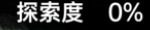
#> input picture test_exploration_text.png, 150 x 30 px
$ python -i minimap_analyzer.py   (imports and definitions only)
#> lines starting #> are read from the running program, lines starting #| are printed output that depends on the picture; after the words box and inside, x2 and y2 are one past the last pixel; in counts of white or black regions, pixels touching at a corner belong together
### src/core/logger.py
"""
日志系统
"""
import logging
import colorlog
from pathlib import Path
from typing import Optional


def setup_logger(
    name: str = "auto_farming",
    level: str = "INFO",
    log_file: Optional[str] = None,
    console: bool = True
) -> logging.Logger:
    """
    设置日志系统

    Args:
        name: 日志名称
        level: 日志级别
        log_file: 日志文件路径
        console: 是否输出到控制台

    Returns:
        Logger实例
    """
    logger = logging.getLogger(name)
    logger.setLevel(getattr(logging, level.upper()))

    # 清除已有的处理器
    logger.handlers.clear()

    # 日志格式
    log_format = '%(asctime)s - %(name)s - %(levelname)s - %(message)s'
    date_format = '%Y-%m-%d %H:%M:%S'

    # 控制台输出（带颜色）
    if console:
        console_handler = colorlog.StreamHandler()
        console_handler.setFormatter(
            colorlog.ColoredFormatter(
                '%(log_color)s%(asctime)s - %(name)s - %(levelname)s - %(message)s',
                datefmt=date_format,
                log_colors={
                    'DEBUG': 'cyan',
                    'INFO': 'green',
                    'WARNING': 'yellow',
                    'ERROR': 'red',
                    'CRITICAL': 'red,bg_white',
                }
            )
        )
        logger.addHandler(console_handler)

    # 文件输出
    if log_file:
        log_path = Path(log_file)
        log_path.parent.mkdir(parents=True, exist_ok=True)

        file_handler = logging.FileHandler(log_file, encoding='utf-8')
        file_handler.setFormatter(
            logging.Formatter(log_format, datefmt=date_format)
        )
        logger.addHandler(file_handler)

    return logger


def get_logger(name: str = "auto_farming") -> logging.Logger:
    """
    获取日志实例

    Args:
        name: 日志名称

    Returns:
        Logger实例
    """
    logger = logging.getLogger(name)
    if not logger.handlers:
        # 如果没有配置，使用默认配置
        return setup_logger(name)
    return logger

### src/map_navigation/minimap_analyzer.py
"""
小地图分析模块

用于分析小地图，识别未探索区域，引导角色移动
"""
import cv2
import numpy as np
from PIL import Image
from typing import Optional, Tuple
from src.core.logger import get_logger

logger = get_logger(__name__)


class MinimapAnalyzer:
    """小地图分析器"""

    def __init__(self):
        """初始化小地图分析器"""
        # 阈值配置
        self.dark_threshold = 80  # 暗色区域阈值（未探索）
        self.obstacle_threshold = 30  # 障碍物阈值（纯黑色）
        self.min_unexplored_area = 50  # 最小未探索区域面积（像素）

    def detect_unexplored_areas(self, minimap_img: Image.Image) -> Optional[Tuple[int, int]]:
        """
        检测小地图上的未探索区域

        Args:
            minimap_img: 小地图图像（PIL Image）

        Returns:
            未探索区域的质心坐标 (x, y)，如果没有未探索区域则返回 None
        """
        try:
            # 转换为numpy数组
            img_array = np.array(minimap_img)

            # 转换为灰度图
            if len(img_array.shape) == 3:
                gray = cv2.cvtColor(img_array, cv2.COLOR_RGB2GRAY)
            else:
                gray = img_array

            # 阈值分割：识别暗色区域（未探索）
            # 暗色区域的灰度值较低，但不是纯黑色（障碍物）
            _, dark_areas = cv2.threshold(gray, self.dark_threshold, 255, cv2.THRESH_BINARY_INV)
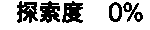
#> dark_areas: shape (30, 150); 73% white; 6 black regions, box (x1, y1, x2, y2) and area: (62, 1, 83, 23) 314, (40, 1, 60, 23) 302, (17, 1, 38, 23) 299, (109, 2, 122, 22) 137, (123, 2, 139, 22) 109, (134, 12, 143, 22) 56

            # 排除纯黑色区域（障碍物）
            _, obstacles = cv2.threshold(gray, self.obstacle_threshold, 255, cv2.THRESH_BINARY_INV)
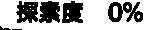
#> obstacles: shape (30, 150); 65.9% white; 6 black regions (1 under 20 px), largest, box (x1, y1, x2, y2) and area: (108, 2, 143, 22) 405, (39, 1, 60, 23) 372, (62, 1, 83, 23) 363, (16, 1, 38, 23) 361, (0, 26, 11, 30) 22
            unexplored = cv2.bitwise_and(dark_areas, cv2.bitwise_not(obstacles))
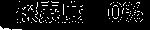
#> unexplored: shape (30, 150); 7% white in thin lines or dots

            # 形态学操作：去除噪点
            kernel = np.ones((3, 3), np.uint8)
            unexplored = cv2.morphologyEx(unexplored, cv2.MORPH_OPEN, kernel)
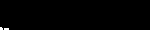
#> unexplored: shape (30, 150); 0.4% white; 2 white regions (2 under 20 px)
            unexplored = cv2.morphologyEx(unexplored, cv2.MORPH_CLOSE, kernel)
#> unexplored: shape (30, 150); 0.44% white; 1 white region, box (x1, y1, x2, y2) and area: (0, 27, 9, 30) 20

            # 计算未探索区域的面积
            unexplored_area = np.sum(unexplored > 0)
#> unexplored_area = 20

            if unexplored_area < self.min_unexplored_area:
                logger.debug(f"未探索区域面积过小: {unexplored_area} < {self.min_unexplored_area}")
                return None

            # 计算未探索区域的质心
            moments = cv2.moments(unexplored)
            if moments['m00'] > 0:
                cx = int(moments['m10'] / moments['m00'])
                cy = int(moments['m01'] / moments['m00'])
                logger.debug(f"检测到未探索区域质心: ({cx}, {cy}), 面积: {unexplored_area}")
                return (cx, cy)

            return None

        except Exception as e:
            logger.error(f"检测未探索区域失败: {e}", exc_info=True)
            return None

    # [85 lines left out: functions calculate_direction_to_unexplored, is_minimap_fully_explored, get_minimap_fingerprint, compare_fingerprints, not called in this run]

>>> import cv2
>>> picture = cv2.cvtColor(cv2.imread('../../test_exploration_text.png'), cv2.COLOR_BGR2RGB)
>>> result = MinimapAnalyzer().detect_unexplored_areas(picture)
